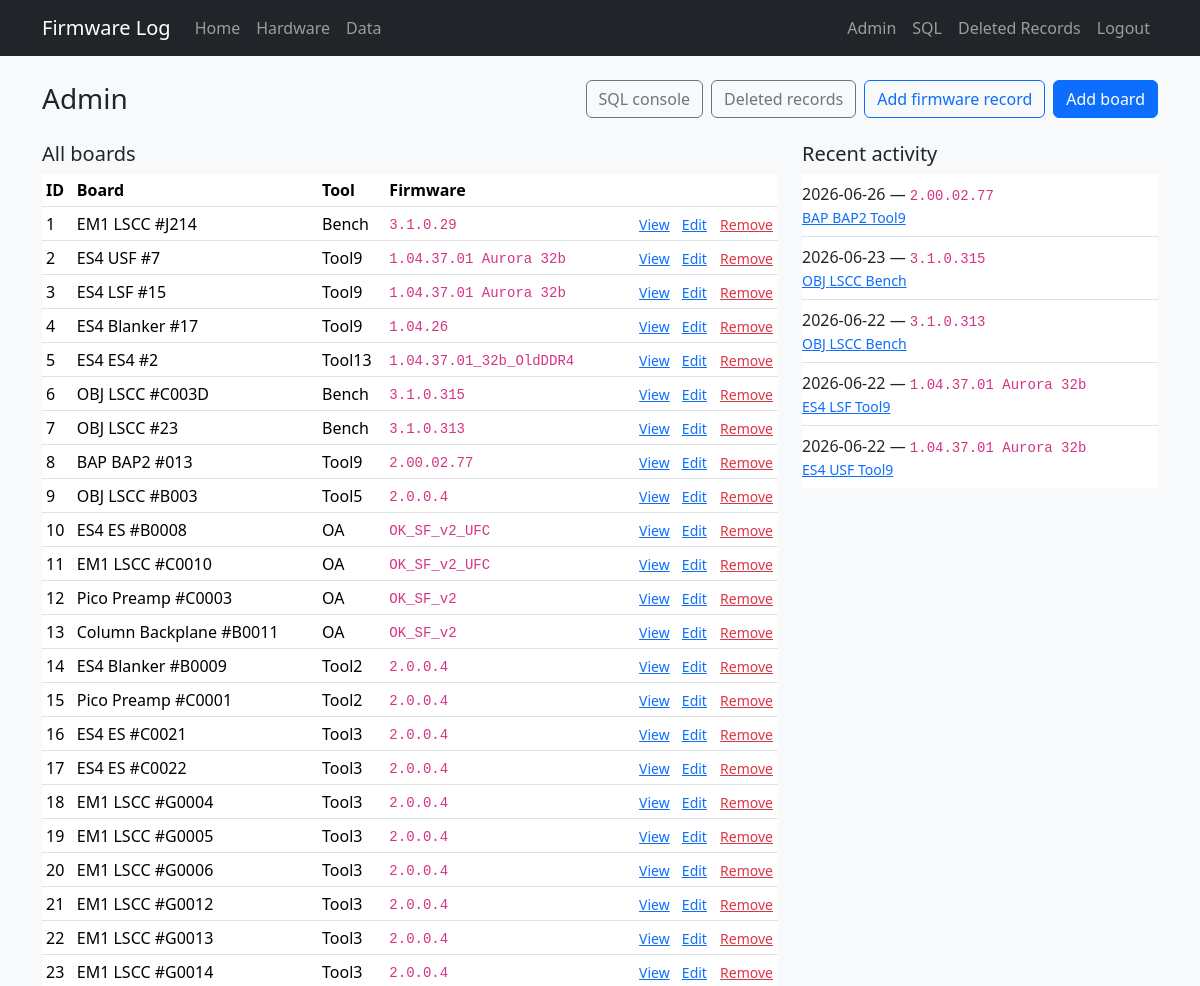
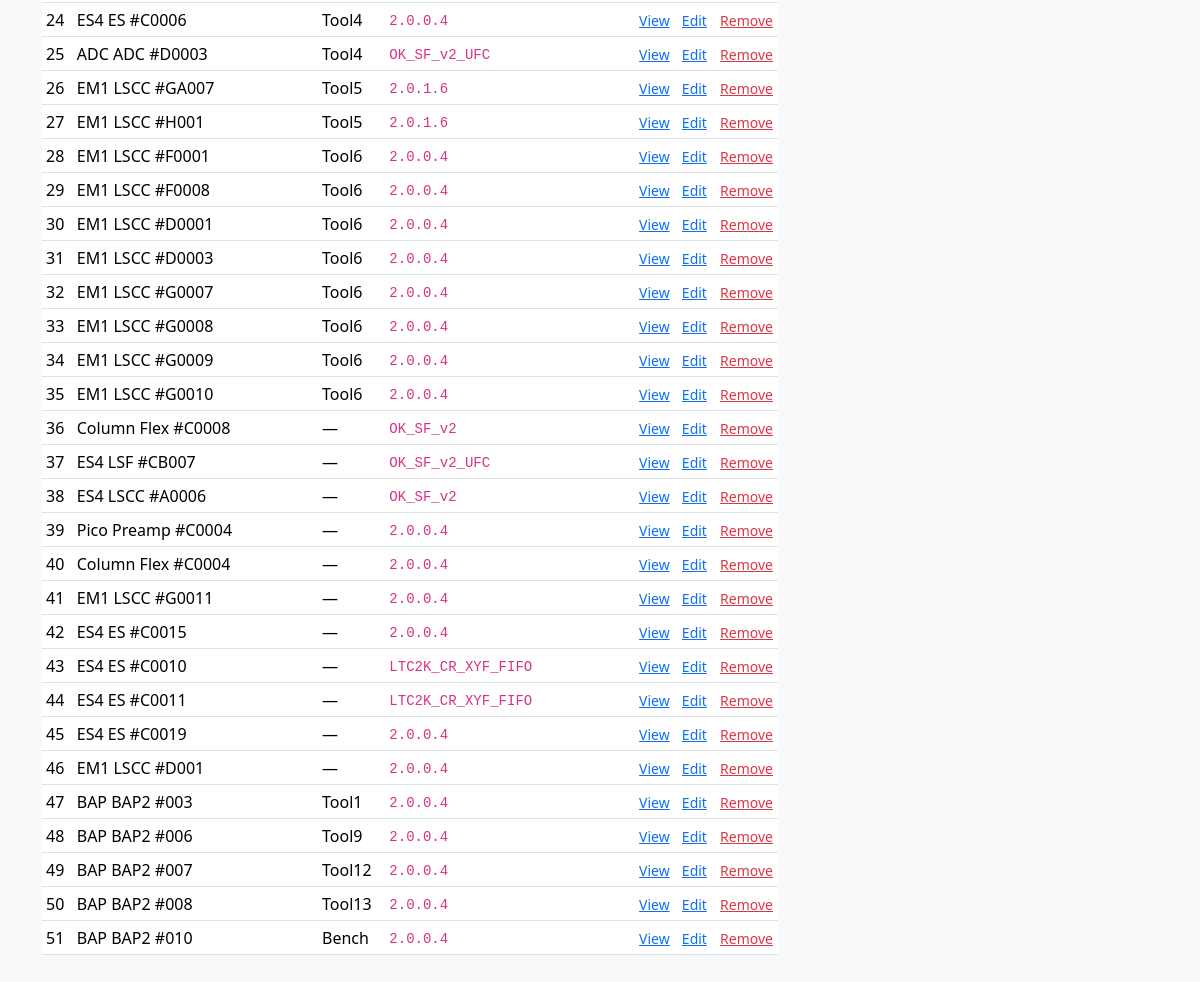
Before: /admin (signed in) with the older database file (2 pictures, top to bottom).
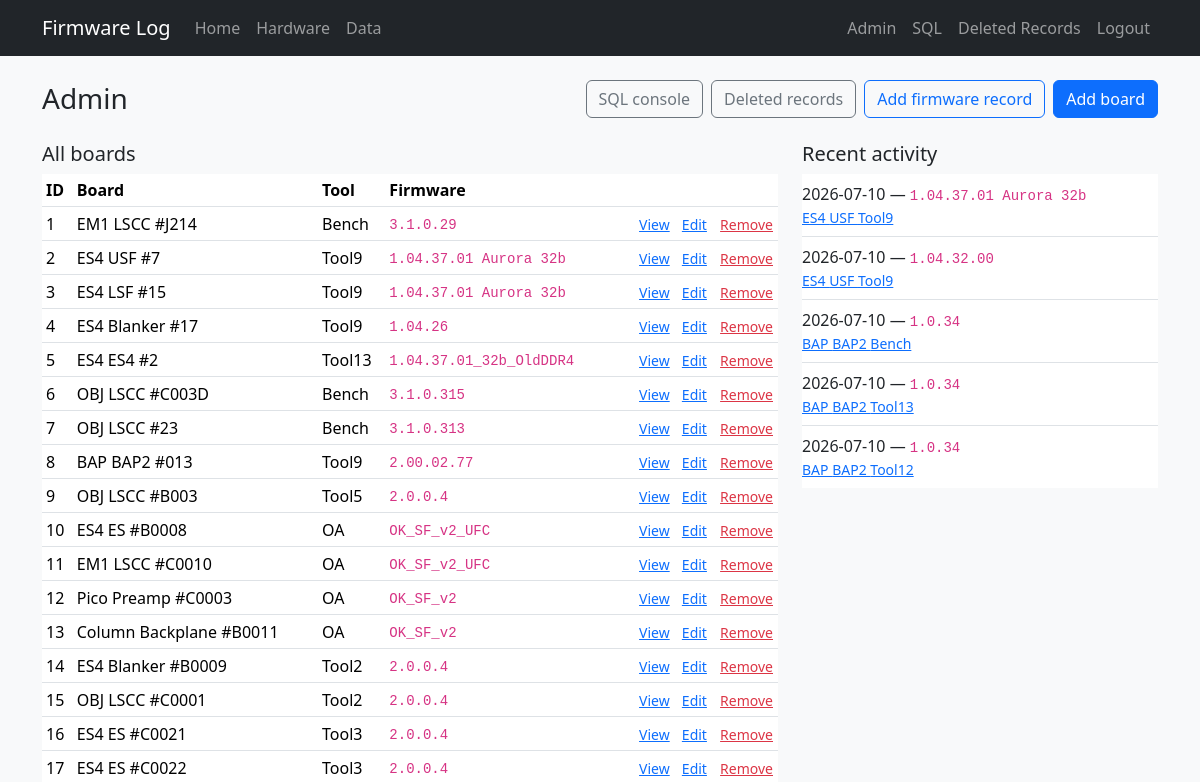
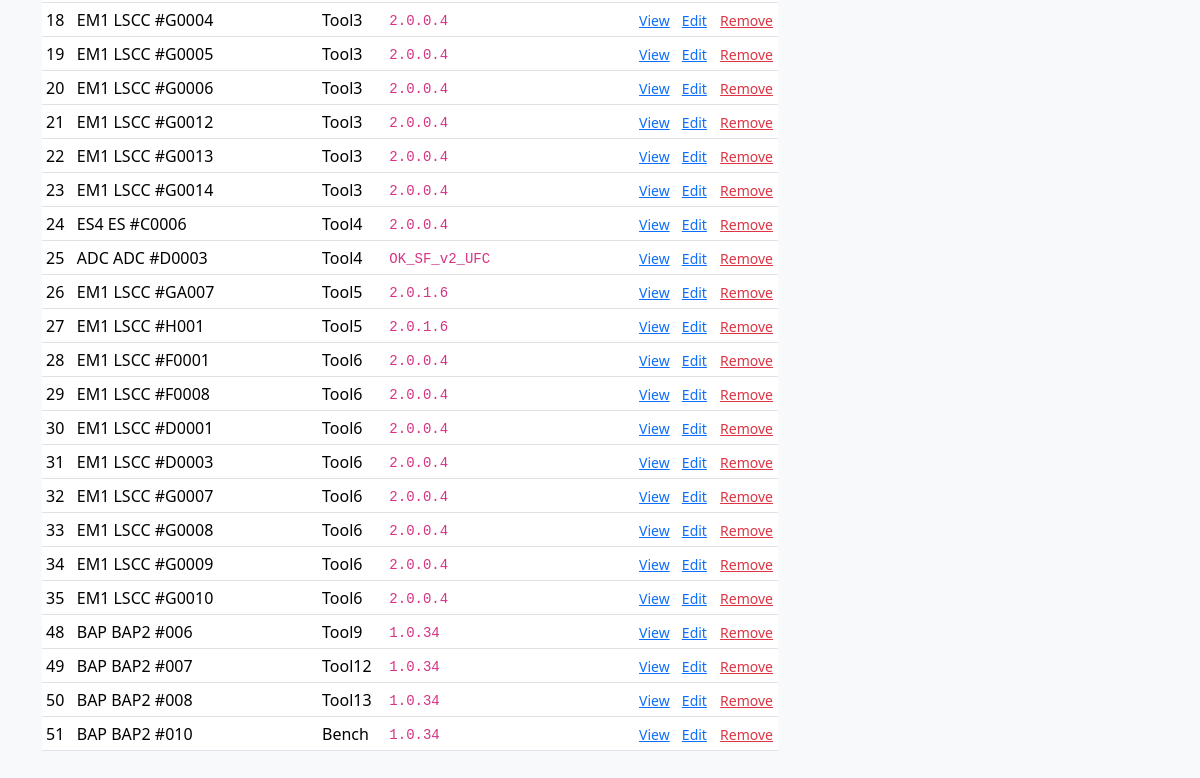
After: the same page with the newer database file (2 pictures, top to bottom).
### tables this page shows
CREATE TABLE "boards" (
                board_id      INTEGER PRIMARY KEY,
                tool          TEXT,
                board_slot    TEXT,
                manufacturer  TEXT NOT NULL DEFAULT 'PDF Solutions Inc.',
                board_name    TEXT NOT NULL,
                serial        TEXT NOT NULL,
                part_number   TEXT,
                revision      TEXT,
                file_id       TEXT,
                product_name  TEXT NOT NULL,
                ddr_fbga      TEXT
            , inventory_serial TEXT, status TEXT, role TEXT, comment TEXT, open_item TEXT, po TEXT, modified_by TEXT, source_updated_at TEXT, data_source TEXT, dc_status TEXT, ac_status TEXT, gcal_status TEXT, adc_status TEXT, eeprom_status TEXT);

CREATE TABLE "firmware_history" (
                event_id    INTEGER PRIMARY KEY AUTOINCREMENT,
                board_id    INTEGER NOT NULL REFERENCES boards (board_id),
                event_date  TEXT NOT NULL,
                event_time  TEXT,
                fpga        TEXT,
                firmware    TEXT NOT NULL,
                installer   TEXT,
                result      TEXT
            );

### app.py (the view)
@app.route("/admin")
@login_required
def admin_index():
    return render_template(
        "admin/index.html",
        boards=db.list_boards(sort="board_id"),
        recent=db.recent_installs(5),
    )

### app.py (called while the page is built)
def login_required(view):
    @wraps(view)
    def wrapped(*args, **kwargs):
        if not session.get("admin"):
            flash("Admin login required.", "warning")
            return redirect(url_for("admin_login", next=request.url))
        return view(*args, **kwargs)
    return wrapped

### db.py (called while the page is built)
def dict_row(cursor, row):
    return {col[0]: row[i] for i, col in enumerate(cursor.description)}

@contextmanager
def get_db():
    conn = sqlite3.connect(DATABASE)
    conn.row_factory = dict_row
    try:
        yield conn
    finally:
        conn.close()

def fetch_all(query, params=()):
    with get_db() as conn:
        return conn.execute(query, params).fetchall()

def _board_search_clause(search, alias="b", extra_columns=()):
    if not search:
        return None, []
    like = f"%{search}%"
    columns = [col.format(a=alias) for col in BOARD_SEARCH_COLUMNS] + list(extra_columns)
    clause = "(" + " OR ".join(f"{col} LIKE ?" for col in columns) + ")"
    return clause, [like] * len(columns)

### templates/admin/index.html (shortened to what this page needs)
{% extends "base.html" %}
{% block content %}
<div class="d-flex flex-wrap justify-content-between align-items-center gap-2 mb-4">
  <h1 class="h3 mb-0">Admin</h1>
  <div class="d-flex gap-2">
    <a href="{{ url_for('admin_sql') }}" class="btn btn-outline-secondary">SQL console</a>
    <a href="{{ url_for('admin_deleted') }}" class="btn btn-outline-secondary">Deleted records</a>
    <a href="{{ url_for('admin_history_new') }}" class="btn btn-outline-primary">Add firmware record</a>
    <a href="{{ url_for('admin_board_new') }}" class="btn btn-primary">Add board</a>
  </div>
</div>
<div class="row g-4">
  <div class="col-lg-8">
    <h2 class="h5">All boards</h2>
    <div class="table-responsive">
      <table class="table table-sm align-middle">
        <thead>
          <tr>
            <th>ID</th>
            <th>Board</th>
            <th>Tool</th>
            <th>Firmware</th>
            <th></th>
          </tr>
        </thead>
        <tbody>
          {% for b in boards %}
          <tr>
            <td>{{ b.board_id }}</td>
            <td>{{ b.product_name }} {{ b.board_name }} #{{ b.serial }}</td>
            <td>{{ b.tool or '—' }}</td>
            <td>{% if b.current_firmware %}<code>{{ b.current_firmware }}</code>{% else %}—{% endif %}</td>
            <td class="text-end text-nowrap">
              <a href="{{ url_for('board_detail', board_id=b.board_id) }}" class="small me-2">View</a>
              <a href="{{ url_for('admin_board_edit', board_id=b.board_id) }}" class="small me-2">Edit</a>
              <form method="post" action="{{ url_for('admin_board_delete', board_id=b.board_id) }}" class="d-inline"
                    onsubmit="return confirm('Move board {{ b.board_id }} and its firmware history to deleted records?')">
                <button type="submit" class="btn btn-link btn-sm text-danger p-0 align-baseline">Remove</button>
              </form>
            </td>
          </tr>
          {% endfor %}
        </tbody>
      </table>
    </div>
  </div>
  <div class="col-lg-4">
    <h2 class="h5">Recent activity</h2>
    <ul class="list-group list-group-flush">
      {% for row in recent %}
      <li class="list-group-item px-0">
        <div>{{ row.event_date }} — <code>{{ row.firmware }}</code></div>
        <div class="small text-muted">
          <a href="{{ url_for('board_detail', board_id=row.board_id) }}">
            {{ row.product_name }} {{ row.board_name }} {{ row.tool }}
          </a>
        </div>
      </li>
      {% endfor %}
    </ul>
  </div>
</div>
{% endblock %}

Changed rows visible on the page:
no longer on one of the page's lists (row unchanged): firmware_history: event_date "2026-06-23", firmware "3.1.0.315", product_name "OBJ", board_name "LSCC", tool "Bench"
no longer on one of the page's lists (row unchanged): firmware_history: event_date "2026-06-22", firmware "3.1.0.313", product_name "OBJ", board_name "LSCC", tool "Bench"
no longer on one of the page's lists (row unchanged): firmware_history: event_date "2026-06-26", firmware "2.00.02.77", product_name "BAP", board_name "BAP2", tool "Tool9"
removed boards: board_id "36", product_name "Column", board_name "Flex", serial "C0008", tool "—", current_firmware "OK_SF_v2"
removed boards: board_id "37", product_name "ES4", board_name "LSF", serial "CB007", tool "—", current_firmware "OK_SF_v2_UFC"
removed boards: board_id "38", product_name "ES4", board_name "LSCC", serial "A0006", tool "—", current_firmware "OK_SF_v2"
removed boards: board_id "39", product_name "Pico", board_name "Preamp", serial "C0004", tool "—", current_firmware "2.0.0.4"
removed boards: board_id "40", product_name "Column", board_name "Flex", serial "C0004", tool "—", current_firmware "2.0.0.4"
removed boards: board_id "41", product_name "EM1", board_name "LSCC", serial "G0011", tool "—", current_firmware "2.0.0.4"
removed boards: board_id "42", product_name "ES4", board_name "ES", serial "C0015", tool "—", current_firmware "2.0.0.4"
removed boards: board_id "43", product_name "ES4", board_name "ES", serial "C0010", tool "—", current_firmware "LTC2K_CR_XYF_FIFO"
removed boards: board_id "44", product_name "ES4", board_name "ES", serial "C0011", tool "—", current_firmware "LTC2K_CR_XYF_FIFO"
removed boards: board_id "45", product_name "ES4", board_name "ES", serial "C0019", tool "—", current_firmware "2.0.0.4"
removed boards: board_id "46", product_name "EM1", board_name "LSCC", serial "D001", tool "—", current_firmware "2.0.0.4"
removed boards: board_id "47", product_name "BAP", board_name "BAP2", serial "003", tool "Tool1", current_firmware "2.0.0.4"
no longer on this page (row unchanged): firmware_history: event_date "2026-06-22", firmware "1.04.37.01 Aurora 32b", product_name "ES4", board_name "LSF", tool "Tool9"
no longer on this page (row unchanged): firmware_history: event_date "2026-06-22", firmware "1.04.37.01 Aurora 32b", product_name "ES4", board_name "USF", tool "Tool9"
changed boards id 15: product_name "Pico" → "OBJ"; board_name "Preamp" → "LSCC"
computed for boards id 48: current_firmware "2.0.0.4" → "1.0.34"
computed for boards "Tool12": current_firmware "2.0.0.4" → "1.0.34"
computed for boards id 50: current_firmware "2.0.0.4" → "1.0.34"
computed for boards id 51: current_firmware "2.0.0.4" → "1.0.34"
added firmware_history: event_date "2026-07-10", firmware "1.04.37.01 Aurora 32b", product_name "ES4", board_name "USF", tool "Tool9"
added firmware_history: event_date "2026-07-10", firmware "1.04.32.00", product_name "ES4", board_name "USF", tool "Tool9"
now on this page (row edited): firmware_history: event_date "2026-07-10", firmware "1.0.34", product_name "BAP", board_name "BAP2", tool "Bench"
now on this page (row edited): firmware_history: event_date "2026-07-10", firmware "1.0.34", product_name "BAP", board_name "BAP2", tool "Tool13"
now on this page (row edited): firmware_history: event_date "2026-07-10", firmware "1.0.34", product_name "BAP", board_name "BAP2", tool "Tool12"
